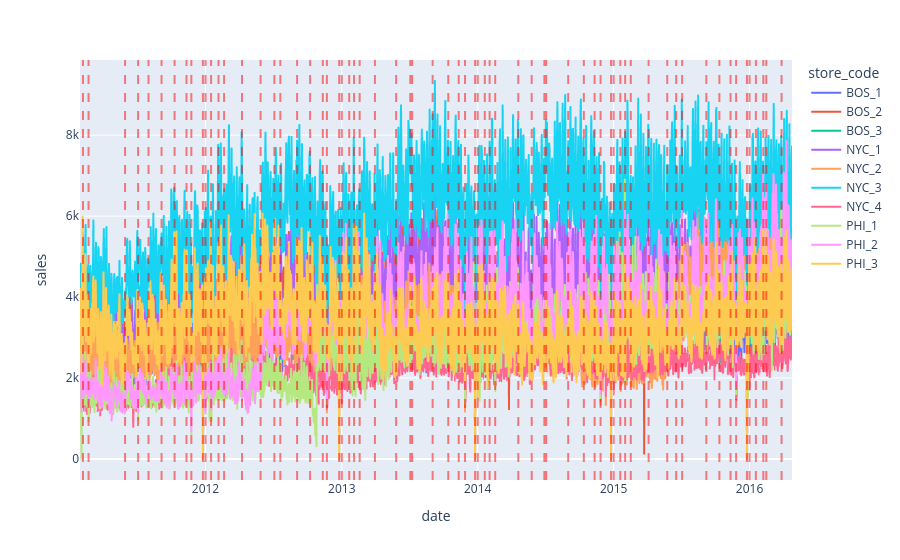

Notebook code for this chart:
### Code cell
fig = px.line(df.groupby(by = ['store_code','date'])['sales'].sum().reset_index(), x = 'date', y = 'sales', color = 'store_code')
for fecha in eventos['date'].unique():
    fig.add_vline(x=pd.Timestamp(fecha).timestamp() * 1000, line_dash="dash", line_color="red", opacity=0.5)
fig.show()
# aqui hemos ag

### Figure 1 — Plotly figure (JSON) as saved in the notebook; plotly's stock layout.template omitted (floating-point values rounded to 4 significant figures; data arrays with more than 128 entries replaced by an {"elided": "..."} marker saying what was removed)
{"data": [{"hovertemplate": "store_code=BOS_1<br>date=%{x}<br>sales=%{y}<extra></extra>", "legendgroup": "BOS_1", "line": {"color": "#636efa", "dash": "solid"}, "marker": {"symbol": "circle"}, "mode": "lines", "name": "BOS_1", "showlegend": true, "type": "scattergl", "x": {"elided": "1913 str values"}, "xaxis": "x", "y": {"elided": "1913 int values"}, "yaxis": "y"}, {"hovertemplate": "store_code=BOS_2<br>date=%{x}<br>sales=%{y}<extra></extra>", "legendgroup": "BOS_2", "line": {"color": "#EF553B", "dash": "solid"}, "marker": {"symbol": "circle"}, "mode": "lines", "name": "BOS_2", "showlegend": true, "type": "scattergl", "x": {"elided": "1913 str values"}, "xaxis": "x", "y": {"elided": "1913 int values"}, "yaxis": "y"}, {"hovertemplate": "store_code=BOS_3<br>date=%{x}<br>sales=%{y}<extra></extra>", "legendgroup": "BOS_3", "line": {"color": "#00cc96", "dash": "solid"}, "marker": {"symbol": "circle"}, "mode": "lines", "name": "BOS_3", "showlegend": true, "type": "scattergl", "x": {"elided": "1913 str values"}, "xaxis": "x", "y": {"elided": "1913 int values"}, "yaxis": "y"}, {"hovertemplate": "store_code=NYC_1<br>date=%{x}<br>sales=%{y}<extra></extra>", "legendgroup": "NYC_1", "line": {"color": "#ab63fa", "dash": "solid"}, "marker": {"symbol": "circle"}, "mode": "lines", "name": "NYC_1", "showlegend": true, "type": "scattergl", "x": {"elided": "1913 str values"}, "xaxis": "x", "y": {"elided": "1913 int values"}, "yaxis": "y"}, {"hovertemplate": "store_code=NYC_2<br>date=%{x}<br>sales=%{y}<extra></extra>", "legendgroup": "NYC_2", "line": {"color": "#FFA15A", "dash": "solid"}, "marker": {"symbol": "circle"}, "mode": "lines", "name": "NYC_2", "showlegend": true, "type": "scattergl", "x": {"elided": "1913 str values"}, "xaxis": "x", "y": {"elided": "1913 int values"}, "yaxis": "y"}, {"hovertemplate": "store_code=NYC_3<br>date=%{x}<br>sales=%{y}<extra></extra>", "legendgroup": "NYC_3", "line": {"color": "#19d3f3", "dash": "solid"}, "marker": {"symbol": "circle"}, "mode": "lines", "name": "NYC_3", "showlegend": true, "type": "scattergl", "x": {"elided": "1913 str values"}, "xaxis": "x", "y": {"elided": "1913 int values"}, "yaxis": "y"}, {"hovertemplate": "store_code=NYC_4<br>date=%{x}<br>sales=%{y}<extra></extra>", "legendgroup": "NYC_4", "line": {"color": "#FF6692", "dash": "solid"}, "marker": {"symbol": "circle"}, "mode": "lines", "name": "NYC_4", "showlegend": true, "type": "scattergl", "x": {"elided": "1913 str values"}, "xaxis": "x", "y": {"elided": "1913 int values"}, "yaxis": "y"}, {"hovertemplate": "store_code=PHI_1<br>date=%{x}<br>sales=%{y}<extra></extra>", "legendgroup": "PHI_1", "line": {"color": "#B6E880", "dash": "solid"}, "marker": {"symbol": "circle"}, "mode": "lines", "name": "PHI_1", "showlegend": true, "type": "scattergl", "x": {"elided": "1913 str values"}, "xaxis": "x", "y": {"elided": "1913 int values"}, "yaxis": "y"}, {"hovertemplate": "store_code=PHI_2<br>date=%{x}<br>sales=%{y}<extra></extra>", "legendgroup": "PHI_2", "line": {"color": "#FF97FF", "dash": "solid"}, "marker": {"symbol": "circle"}, "mode": "lines", "name": "PHI_2", "showlegend": true, "type": "scattergl", "x": {"elided": "1913 str values"}, "xaxis": "x", "y": {"elided": "1913 int values"}, "yaxis": "y"}, {"hovertemplate": "store_code=PHI_3<br>date=%{x}<br>sales=%{y}<extra></extra>", "legendgroup": "PHI_3", "line": {"color": "#FECB52", "dash": "solid"}, "marker": {"symbol": "circle"}, "mode": "lines", "name": "PHI_3", "showlegend": true, "type": "scattergl", "x": {"elided": "1913 str values"}, "xaxis": "x", "y": {"elided": "1913 int values"}, "yaxis": "y"}], "layout": {"legend": {"title": {"text": "store_code"}, "tracegroupgap": 0}, "margin": {"t": 60}, "shapes": [{"line": {"color": "red", "dash": "dash"}, "opacity": 0.5, "type": "line", "x0": 1296950400000, "x1": 1296950400000, "xref": "x", "y0": 0, "y1": 1, "yref": "y domain"}, {"line": {"color": "red", "dash": "dash"}, "opacity": 0.5, "type": "line", "x0": 1298246400000, "x1": 1298246400000, "xref": "x", "y0": 0, "y1": 1, "yref": "y domain"}, {"line": {"color": "red", "dash": "dash"}, "opacity": 0.5, "type": "line", "x0": 1306713600000, "x1": 1306713600000, "xref": "x", "y0": 0, "y1": 1, "yref": "y domain"}, {"line": {"color": "red", "dash": "dash"}, "opacity": 0.5, "type": "line", "x0": 1309737600000, "x1": 1309737600000, "xref": "x", "y0": 0, "y1": 1, "yref": "y domain"}, {"line": {"color": "red", "dash": "dash"}, "opacity": 0.5, "type": "line", "x0": 1312156800000, "x1": 1312156800000, "xref": "x", "y0": 0, "y1": 1, "yref": "y domain"}, {"line": {"color": "red", "dash": "dash"}, "opacity": 0.5, "type": "line", "x0": 1315180800000, "x1": 1315180800000, "xref": "x", "y0": 0, "y1": 1, "yref": "y domain"}, {"line": {"color": "red", "dash": "dash"}, "opacity": 0.5, "type": "line", "x0": 1318204800000, "x1": 1318204800000, "xref": "x", "y0": 0, "y1": 1, "yref": "y domain"}, {"line": {"color": "red", "dash": "dash"}, "opacity": 0.5, "type": "line", "x0": 1320969600000, "x1": 1320969600000, "xref": "x", "y0": 0, "y1": 1, "yref": "y domain"}, {"line": {"color": "red", "dash": "dash"}, "opacity": 0.5, "type": "line", "x0": 1322092800000, "x1": 1322092800000, "xref": "x", "y0": 0, "y1": 1, "yref": "y domain"}, {"line": {"color": "red", "dash": "dash"}, "opacity": 0.5, "type": "line", "x0": 1324771200000, "x1": 1324771200000, "xref": "x", "y0": 0, "y1": 1, "yref": "y domain"}, {"line": {"color": "red", "dash": "dash"}, "opacity": 0.5, "type": "line", "x0": 1325376000000, "x1": 1325376000000, "xref": "x", "y0": 0, "y1": 1, "yref": "y domain"}, {"line": {"color": "red", "dash": "dash"}, "opacity": 0.5, "type": "line", "x0": 1326672000000, "x1": 1326672000000, "xref": "x", "y0": 0, "y1": 1, "yref": "y domain"}, {"line": {"color": "red", "dash": "dash"}, "opacity": 0.5, "type": "line", "x0": 1328400000000, "x1": 1328400000000, "xref": "x", "y0": 0, "y1": 1, "yref": "y domain"}, {"line": {"color": "red", "dash": "dash"}, "opacity": 0.5, "type": "line", "x0": 1329696000000, "x1": 1329696000000, "xref": "x", "y0": 0, "y1": 1, "yref": "y domain"}, {"line": {"color": "red", "dash": "dash"}, "opacity": 0.5, "type": "line", "x0": 1333843200000, "x1": 1333843200000, "xref": "x", "y0": 0, "y1": 1, "yref": "y domain"}, {"line": {"color": "red", "dash": "dash"}, "opacity": 0.5, "type": "line", "x0": 1338163200000, "x1": 1338163200000, "xref": "x", "y0": 0, "y1": 1, "yref": "y domain"}, {"line": {"color": "red", "dash": "dash"}, "opacity": 0.5, "type": "line", "x0": 1341360000000, "x1": 1341360000000, "xref": "x", "y0": 0, "y1": 1, "yref": "y domain"}, {"line": {"color": "red", "dash": "dash"}, "opacity": 0.5, "type": "line", "x0": 1342742400000, "x1": 1342742400000, "xref": "x", "y0": 0, "y1": 1, "yref": "y domain"}, {"line": {"color": "red", "dash": "dash"}, "opacity": 0.5, "type": "line", "x0": 1346630400000, "x1": 1346630400000, "xref": "x", "y0": 0, "y1": 1, "yref": "y domain"}, {"line": {"color": "red", "dash": "dash"}, "opacity": 0.5, "type": "line", "x0": 1349654400000, "x1": 1349654400000, "xref": "x", "y0": 0, "y1": 1, "yref": "y domain"}, {"line": {"color": "red", "dash": "dash"}, "opacity": 0.5, "type": "line", "x0": 1352592000000, "x1": 1352592000000, "xref": "x", "y0": 0, "y1": 1, "yref": "y domain"}, {"line": {"color": "red", "dash": "dash"}, "opacity": 0.5, "type": "line", "x0": 1353542400000, "x1": 1353542400000, "xref": "x", "y0": 0, "y1": 1, "yref": "y domain"}, {"line": {"color": "red", "dash": "dash"}, "opacity": 0.5, "type": "line", "x0": 1356393600000, "x1": 1356393600000, "xref": "x", "y0": 0, "y1": 1, "yref": "y domain"}, {"line": {"color": "red", "dash": "dash"}, "opacity": 0.5, "type": "line", "x0": 1356998400000, "x1": 1356998400000, "xref": "x", "y0": 0, "y1": 1, "yref": "y domain"}, {"line": {"color": "red", "dash": "dash"}, "opacity": 0.5, "type": "line", "x0": 1358726400000, "x1": 1358726400000, "xref": "x", "y0": 0, "y1": 1, "yref": "y domain"}, {"line": {"color": "red", "dash": "dash"}, "opacity": 0.5, "type": "line", "x0": 1359849600000, "x1": 1359849600000, "xref": "x", "y0": 0, "y1": 1, "yref": "y domain"}, {"line": {"color": "red", "dash": "dash"}, "opacity": 0.5, "type": "line", "x0": 1361145600000, "x1": 1361145600000, "xref": "x", "y0": 0, "y1": 1, "yref": "y domain"}, {"line": {"color": "red", "dash": "dash"}, "opacity": 0.5, "type": "line", "x0": 1364688000000, "x1": 1364688000000, "xref": "x", "y0": 0, "y1": 1, "yref": "y domain"}, {"line": {"color": "red", "dash": "dash"}, "opacity": 0.5, "type": "line", "x0": 1369612800000, "x1": 1369612800000, "xref": "x", "y0": 0, "y1": 1, "yref": "y domain"}, {"line": {"color": "red", "dash": "dash"}, "opacity": 0.5, "type": "line", "x0": 1372896000000, "x1": 1372896000000, "xref": "x", "y0": 0, "y1": 1, "yref": "y domain"}, {"line": {"color": "red", "dash": "dash"}, "opacity": 0.5, "type": "line", "x0": 1373328000000, "x1": 1373328000000, "xref": "x", "y0": 0, "y1": 1, "yref": "y domain"}, {"line": {"color": "red", "dash": "dash"}, "opacity": 0.5, "type": "line", "x0": 1378080000000, "x1": 1378080000000, "xref": "x", "y0": 0, "y1": 1, "yref": "y domain"}, {"line": {"color": "red", "dash": "dash"}, "opacity": 0.5, "type": "line", "x0": 1381708800000, "x1": 1381708800000, "xref": "x", "y0": 0, "y1": 1, "yref": "y domain"}, {"line": {"color": "red", "dash": "dash"}, "opacity": 0.5, "type": "line", "x0": 1384128000000, "x1": 1384128000000, "xref": "x", "y0": 0, "y1": 1, "yref": "y domain"}, {"line": {"color": "red", "dash": "dash"}, "opacity": 0.5, "type": "line", "x0": 1385596800000, "x1": 1385596800000, "xref": "x", "y0": 0, "y1": 1, "yref": "y domain"}, {"line": {"color": "red", "dash": "dash"}, "opacity": 0.5, "type": "line", "x0": 1387929600000, "x1": 1387929600000, "xref": "x", "y0": 0, "y1": 1, "yref": "y domain"}, {"line": {"color": "red", "dash": "dash"}, "opacity": 0.5, "type": "line", "x0": 1388534400000, "x1": 1388534400000, "xref": "x", "y0": 0, "y1": 1, "yref": "y domain"}, {"line": {"color": "red", "dash": "dash"}, "opacity": 0.5, "type": "line", "x0": 1390176000000, "x1": 1390176000000, "xref": "x", "y0": 0, "y1": 1, "yref": "y domain"}, {"line": {"color": "red", "dash": "dash"}, "opacity": 0.5, "type": "line", "x0": 1391299200000, "x1": 1391299200000, "xref": "x", "y0": 0, "y1": 1, "yref": "y domain"}, {"line": {"color": "red", "dash": "dash"}, "opacity": 0.5, "type": "line", "x0": 1392595200000, "x1": 1392595200000, "xref": "x", "y0": 0, "y1": 1, "yref": "y domain"}, {"line": {"color": "red", "dash": "dash"}, "opacity": 0.5, "type": "line", "x0": 1397952000000, "x1": 1397952000000, "xref": "x", "y0": 0, "y1": 1, "yref": "y domain"}, {"line": {"color": "red", "dash": "dash"}, "opacity": 0.5, "type": "line", "x0": 1401062400000, "x1": 1401062400000, "xref": "x", "y0": 0, "y1": 1, "yref": "y domain"}, {"line": {"color": "red", "dash": "dash"}, "opacity": 0.5, "type": "line", "x0": 1404000000000, "x1": 1404000000000, "xref": "x", "y0": 0, "y1": 1, "yref": "y domain"}, {"line": {"color": "red", "dash": "dash"}, "opacity": 0.5, "type": "line", "x0": 1404432000000, "x1": 1404432000000, "xref": "x", "y0": 0, "y1": 1, "yref": "y domain"}, {"line": {"color": "red", "dash": "dash"}, "opacity": 0.5, "type": "line", "x0": 1409529600000, "x1": 1409529600000, "xref": "x", "y0": 0, "y1": 1, "yref": "y domain"}, {"line": {"color": "red", "dash": "dash"}, "opacity": 0.5, "type": "line", "x0": 1413158400000, "x1": 1413158400000, "xref": "x", "y0": 0, "y1": 1, "yref": "y domain"}, {"line": {"color": "red", "dash": "dash"}, "opacity": 0.5, "type": "line", "x0": 1415664000000, "x1": 1415664000000, "xref": "x", "y0": 0, "y1": 1, "yref": "y domain"}, {"line": {"color": "red", "dash": "dash"}, "opacity": 0.5, "type": "line", "x0": 1417046400000, "x1": 1417046400000, "xref": "x", "y0": 0, "y1": 1, "yref": "y domain"}, {"line": {"color": "red", "dash": "dash"}, "opacity": 0.5, "type": "line", "x0": 1419465600000, "x1": 1419465600000, "xref": "x", "y0": 0, "y1": 1, "yref": "y domain"}, {"line": {"color": "red", "dash": "dash"}, "opacity": 0.5, "type": "line", "x0": 1420070400000, "x1": 1420070400000, "xref": "x", "y0": 0, "y1": 1, "yref": "y domain"}, {"line": {"color": "red", "dash": "dash"}, "opacity": 0.5, "type": "line", "x0": 1421625600000, "x1": 1421625600000, "xref": "x", "y0": 0, "y1": 1, "yref": "y domain"}, {"line": {"color": "red", "dash": "dash"}, "opacity": 0.5, "type": "line", "x0": 1422748800000, "x1": 1422748800000, "xref": "x", "y0": 0, "y1": 1, "yref": "y domain"}, {"line": {"color": "red", "dash": "dash"}, "opacity": 0.5, "type": "line", "x0": 1424044800000, "x1": 1424044800000, "xref": "x", "y0": 0, "y1": 1, "yref": "y domain"}, {"line": {"color": "red", "dash": "dash"}, "opacity": 0.5, "type": "line", "x0": 1428192000000, "x1": 1428192000000, "xref": "x", "y0": 0, "y1": 1, "yref": "y domain"}, {"line": {"color": "red", "dash": "dash"}, "opacity": 0.5, "type": "line", "x0": 1432512000000, "x1": 1432512000000, "xref": "x", "y0": 0, "y1": 1, "yref": "y domain"}, {"line": {"color": "red", "dash": "dash"}, "opacity": 0.5, "type": "line", "x0": 1434585600000, "x1": 1434585600000, "xref": "x", "y0": 0, "y1": 1, "yref": "y domain"}, {"line": {"color": "red", "dash": "dash"}, "opacity": 0.5, "type": "line", "x0": 1435968000000, "x1": 1435968000000, "xref": "x", "y0": 0, "y1": 1, "yref": "y domain"}, {"line": {"color": "red", "dash": "dash"}, "opacity": 0.5, "type": "line", "x0": 1441584000000, "x1": 1441584000000, "xref": "x", "y0": 0, "y1": 1, "yref": "y domain"}, {"line": {"color": "red", "dash": "dash"}, "opacity": 0.5, "type": "line", "x0": 1444608000000, "x1": 1444608000000, "xref": "x", "y0": 0, "y1": 1, "yref": "y domain"}, {"line": {"color": "red", "dash": "dash"}, "opacity": 0.5, "type": "line", "x0": 1447200000000, "x1": 1447200000000, "xref": "x", "y0": 0, "y1": 1, "yref": "y domain"}, {"line": {"color": "red", "dash": "dash"}, "opacity": 0.5, "type": "line", "x0": 1448496000000, "x1": 1448496000000, "xref": "x", "y0": 0, "y1": 1, "yref": "y domain"}, {"line": {"color": "red", "dash": "dash"}, "opacity": 0.5, "type": "line", "x0": 1451001600000, "x1": 1451001600000, "xref": "x", "y0": 0, "y1": 1, "yref": "y domain"}, {"line": {"color": "red", "dash": "dash"}, "opacity": 0.5, "type": "line", "x0": 1451606400000, "x1": 1451606400000, "xref": "x", "y0": 0, "y1": 1, "yref": "y domain"}, {"line": {"color": "red", "dash": "dash"}, "opacity": 0.5, "type": "line", "x0": 1453075200000, "x1": 1453075200000, "xref": "x", "y0": 0, "y1": 1, "yref": "y domain"}, {"line": {"color": "red", "dash": "dash"}, "opacity": 0.5, "type": "line", "x0": 1454803200000, "x1": 1454803200000, "xref": "x", "y0": 0, "y1": 1, "yref": "y domain"}, {"line": {"color": "red", "dash": "dash"}, "opacity": 0.5, "type": "line", "x0": 1455494400000, "x1": 1455494400000, "xref": "x", "y0": 0, "y1": 1, "yref": "y domain"}, {"line": {"color": "red", "dash": "dash"}, "opacity": 0.5, "type": "line", "x0": 1459036800000, "x1": 1459036800000, "xref": "x", "y0": 0, "y1": 1, "yref": "y domain"}], "xaxis": {"anchor": "y", "domain": [0, 1], "title": {"text": "date"}}, "yaxis": {"anchor": "x", "domain": [0, 1], "title": {"text": "sales"}}}}
